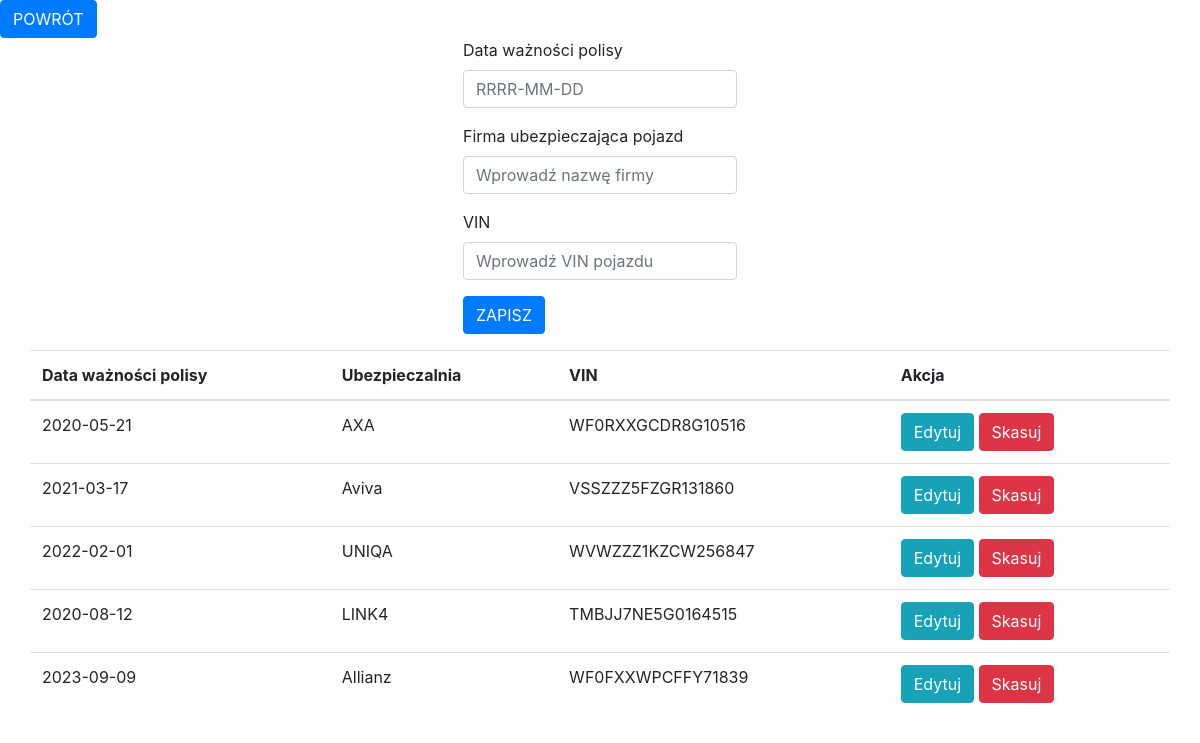
Screenshot of /Aplikacja/polisa_oc.php with the database file from the repository.
### tables this page shows
CREATE TABLE `polisa_oc` (
  `id_polisy` int NOT NULL AUTO_INCREMENT,
  `polisa_waznosc` date NOT NULL,
  `firma_ubezp` varchar(20) NOT NULL,
  `vin_aut` varchar(17) NOT NULL,
  PRIMARY KEY (`id_polisy`),
  KEY `vin_do_auta`(`vin_aut`),
  CONSTRAINT `polisa_auta_1` FOREIGN KEY (`vin_aut`) REFERENCES `samochod` (`vin`) ON UPDATE CASCADE
) DEFAULT CHARSET=utf8;

### Aplikacja/polisa_oc-przetwarzanie.php (called while the page is built, shortened)
<?php
$polisa_waznosc = '';
$firma_ubezp = '';
$vin_aut = '';
$update = false;
?>

### Aplikacja/polisa_oc.php (the view, shortened to what this page needs)
<!doctype html>
<html>
	<head>
		<link rel="stylesheet" href="https://stackpath.bootstrapcdn.com/bootstrap/4.5.0/css/bootstrap.min.css">
		</head>
	<body>
		<?php require_once 'polisa_oc-przetwarzanie.php';?>
		<a href="index.php" class="btn btn-primary">POWRÓT</a>
		<div class="row justify-content-center">
		<form action="polisa_oc-przetwarzanie.php" method="POST">
			<div class="form-group">
			<label>Data ważności polisy</label>
			<input type="text" name="polisa_waznosc" class="form-control"
				   value="<?php echo $polisa_waznosc; ?>" placeholder="RRRR-MM-DD">
			</div>
			<div class="form-group">
			<label>Firma ubezpieczająca pojazd</label>
			<input type="text" name="firma_ubezp" class="form-control"
				   value="<?php echo $firma_ubezp; ?>" placeholder="Wprowadź nazwę firmy">
			</div>
			<div class="form-group">
			<label>VIN</label>
			<input type="text" name="vin_aut" class="form-control"
				   value="<?php echo $vin_aut; ?>" placeholder="Wprowadź VIN pojazdu">
			</div>
			<div class="form-group">
			<?php
			if  ($update == true):
			?>
				<button type="submit" class="btn btn-info" name="edytuj">EDYTUJ</button>
			<?php
			else:
			?>
				<button type="submit" class="btn btn-primary" name="zapisz">ZAPISZ</button>
			<?php
			endif;
			?>
			</div>
		</form>
		</div>
		<div class="container">
		<?php
			$link = new mysqli("localhost", "kmindowicz", "xeefae7Ohth7", "kmindowicz_projekt") or
			die(mysqli_error($link));
			$link->query("SET NAMES 'utf8'");
			$link->query("SET CHARACTER SET utf8");
			$link->query("SET SESSION collation_connection = 'utf8_unicode_ci'");
			$tabela = $link->query("SELECT * from polisa_oc") or die($link->error);
		?>
		<div class="row justify-content-center">
			<table class="table">
				<thead>
					<tr>
						<th>Data ważności polisy</th>
						<th>Ubezpieczalnia</th>
						<th>VIN</th>
						<th colspan="2">Akcja</th>
					</tr>
				</thead>
				<?php
					while($rzad = $tabela->fetch_assoc()):
				?>
				<tr>
					<td><?php echo $rzad['polisa_waznosc']; ?></td>
					<td><?php echo $rzad['firma_ubezp']; ?></td>
					<td><?php echo $rzad['vin_aut']; ?></td>
					<td>
						<a href="polisa_oc.php?edit=<?php echo $rzad['id_polisy']; ?>"
						   class="btn btn-info">Edytuj</a>
						<a href="polisa_oc.php?delete=<?php echo $rzad['id_polisy']; ?>"
						   class="btn btn-danger">Skasuj</a>
					</td>
				</tr>
				<?php endwhile; ?>
			</table>
		</div>
		</div>
	</body>
	</html>

### rows the page displays
polisa_oc: polisa_waznosc "2020-05-21", firma_ubezp "AXA", vin_aut "WF0RXXGCDR8G10516"
polisa_oc: polisa_waznosc "2021-03-17", firma_ubezp "Aviva", vin_aut "VSSZZZ5FZGR131860"
polisa_oc: polisa_waznosc "2022-02-01", firma_ubezp "UNIQA", vin_aut "WVWZZZ1KZCW256847"
polisa_oc: polisa_waznosc "2020-08-12", firma_ubezp "LINK4", vin_aut "TMBJJ7NE5G0164515"
polisa_oc: polisa_waznosc "2023-09-09", firma_ubezp "Allianz", vin_aut "WF0FXXWPCFFY71839"
